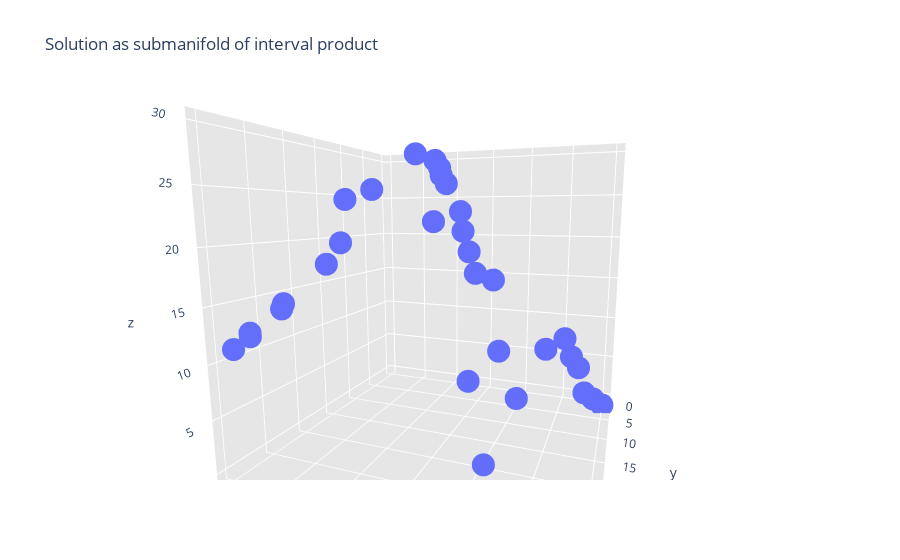

Notebook code for this chart:
### Code cell
import plotly as py
import plotly.graph_objects as go
import numpy as np

data = []

ans = solution[solution['weight'] > 1e-3]

data.append(go.Scatter3d(x=ans['t_0'], y=ans['t_1'], z=ans['t_2'],
                        mode='markers'))
    
layout = go.Layout(
    title='Solution as submanifold of interval product',
    scene=dict(
        xaxis=dict(
            gridcolor='rgb(255, 255, 255)',
            zerolinecolor='rgb(255, 255, 255)',
            showbackground=True,
            backgroundcolor='rgb(230, 230,230)'
        ),
        yaxis=dict(
            gridcolor='rgb(255, 255, 255)',
            zerolinecolor='rgb(255, 255, 255)',
            showbackground=True,
            backgroundcolor='rgb(230, 230,230)'
        ),
        zaxis=dict(
            gridcolor='rgb(255, 255, 255)',
            zerolinecolor='rgb(255, 255, 255)',
            showbackground=True,
            backgroundcolor='rgb(230, 230,230)'
        )
    )
)

fig = go.Figure(data=data, layout=layout)
fig.update_layout(showlegend=False)
py.offline.iplot(fig, filename='jupyter-parametric_plot')

### Figure 1 — Plotly figure (JSON) as saved in the notebook; plotly's stock layout.template omitted (floating-point values rounded to 4 significant figures)
{"data": [{"mode": "markers", "type": "scatter3d", "x": [0, 1, 2, 3, 4, 5, 6, 7, 8, 9, 10, 11, 12, 13, 14, 15, 16, 17, 18, 19, 20, 21, 22, 23, 24, 25, 26, 27, 28, 29, 30], "y": [3, 4, 5, 2, 1, 0, 9, 19, 26, 18, 24, 13, 16, 15, 14, 12, 17, 11, 10, 8, 7, 20, 23, 6, 21, 22, 27, 30, 25, 28, 29], "z": [0, 1, 2, 4, 5, 7, 8, 6, 3, 10, 9, 16, 17, 19, 21, 23, 22, 26, 27, 28, 29, 25, 24, 30, 20, 18, 15, 13, 14, 12, 11]}], "layout": {"autosize": true, "scene": {"aspectmode": "auto", "aspectratio": {"x": 1.0, "y": 1.0, "z": 1.0}, "camera": {"center": {"x": 0, "y": 0, "z": 0}, "eye": {"x": -0.5203, "y": 1.365, "z": 0.2386}, "projection": {"type": "perspective"}, "up": {"x": 0, "y": 0, "z": 1}}, "xaxis": {"backgroundcolor": "rgb(230, 230,230)", "gridcolor": "rgb(255, 255, 255)", "showbackground": true, "type": "linear", "zerolinecolor": "rgb(255, 255, 255)"}, "yaxis": {"backgroundcolor": "rgb(230, 230,230)", "gridcolor": "rgb(255, 255, 255)", "showbackground": true, "type": "linear", "zerolinecolor": "rgb(255, 255, 255)"}, "zaxis": {"backgroundcolor": "rgb(230, 230,230)", "gridcolor": "rgb(255, 255, 255)", "showbackground": true, "type": "linear", "zerolinecolor": "rgb(255, 255, 255)"}}, "showlegend": false, "title": {"text": "Solution as submanifold of interval product"}}}
